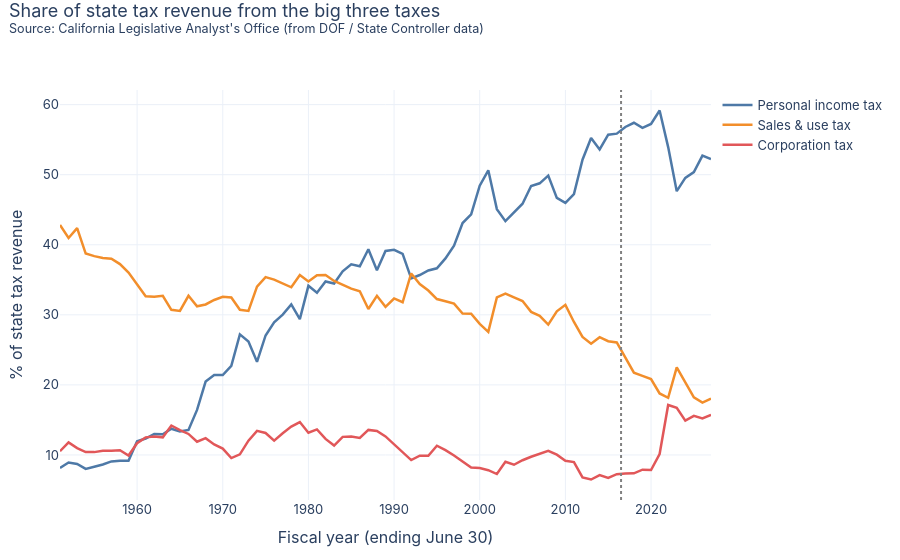

Here is the notebook cell this chart was saved with:
### Markdown cell above
## How dependent is the state on the income tax?
Share of all state tax revenue (general + special funds) from each of the big three taxes.

### Code cell
tx = rev[rev.group == "Tax"].groupby(["fy", "tax_type"]).amount_k.sum().unstack().fillna(0)
share = tx.div(tx.sum(axis=1), axis=0) * 100
fig = go.Figure()
for i, c in enumerate(["Personal income tax", "Sales & use tax", "Corporation tax"]):
    fig.add_trace(go.Scatter(x=share.index, y=share[c], name=c, mode="lines", line=dict(color=PALETTE[i], width=2.5)))
fig.update_layout(yaxis_title="% of state tax revenue", xaxis_title="Fiscal year (ending June 30)")
fig.add_vline(x=2016.5, line_dash="dot", line_color="grey")
base_layout(fig, "Share of state tax revenue from the big three taxes", SOURCE_NOTE)
fig.show()
